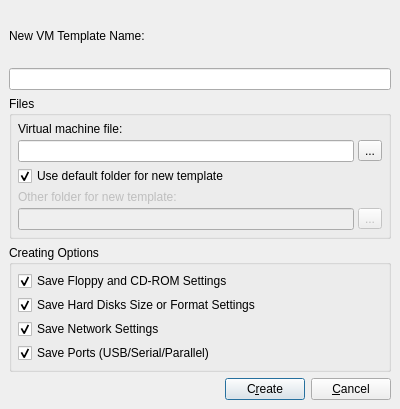
<ui version="4.0" >
 <author>Andrey Rijov</author>
 <class>Create_Template_Window</class>
 <widget class="QDialog" name="Create_Template_Window" >
  <property name="geometry" >
   <rect>
    <x>0</x>
    <y>0</y>
    <width>400</width>
    <height>409</height>
   </rect>
  </property>
  <property name="windowTitle" >
   <string>Create Template</string>
  </property>
  <layout class="QGridLayout" >
   <property name="margin" >
    <number>9</number>
   </property>
   <property name="spacing" >
    <number>6</number>
   </property>
   <item row="3" column="0" >
    <widget class="QGroupBox" name="GB_Options" >
     <property name="title" >
      <string>Creating Options</string>
     </property>
     <layout class="QVBoxLayout" >
      <property name="margin" >
       <number>6</number>
      </property>
      <property name="spacing" >
       <number>4</number>
      </property>
      <item>
       <widget class="QCheckBox" name="CH_FDD_CD" >
        <property name="text" >
         <string>Save Floppy and CD-ROM Settings</string>
        </property>
        <property name="checked" >
         <bool>true</bool>
        </property>
       </widget>
      </item>
      <item>
       <widget class="QCheckBox" name="CH_HDD" >
        <property name="text" >
         <string>Save Hard Disks Size or Format Settings</string>
        </property>
        <property name="checked" >
         <bool>true</bool>
        </property>
       </widget>
      </item>
      <item>
       <widget class="QCheckBox" name="CH_Network" >
        <property name="text" >
         <string>Save Network Settings</string>
        </property>
        <property name="checked" >
         <bool>true</bool>
        </property>
       </widget>
      </item>
      <item>
       <widget class="QCheckBox" name="CH_Ports" >
        <property name="text" >
         <string>Save Ports (USB/Serial/Parallel)</string>
        </property>
        <property name="checked" >
         <bool>true</bool>
        </property>
       </widget>
      </item>
     </layout>
    </widget>
   </item>
   <item row="2" column="0" >
    <widget class="QGroupBox" name="GB_Files" >
     <property name="title" >
      <string>Files</string>
     </property>
     <layout class="QGridLayout" >
      <property name="margin" >
       <number>6</number>
      </property>
      <property name="spacing" >
       <number>4</number>
      </property>
      <item row="2" column="0" >
       <widget class="QCheckBox" name="CH_Use_Default_Folder" >
        <property name="text" >
         <string>Use default folder for new template</string>
        </property>
        <property name="checked" >
         <bool>true</bool>
        </property>
       </widget>
      </item>
      <item row="3" column="0" >
       <widget class="QLabel" name="Label_Template_Folder" >
        <property name="enabled" >
         <bool>false</bool>
        </property>
        <property name="text" >
         <string>Other folder for new template:</string>
        </property>
       </widget>
      </item>
      <item row="4" column="1" >
       <widget class="QToolButton" name="TB_Template_Folder_Browse" >
        <property name="enabled" >
         <bool>false</bool>
        </property>
        <property name="text" >
         <string>...</string>
        </property>
       </widget>
      </item>
      <item row="4" column="0" >
       <widget class="QLineEdit" name="Edit_Template_Folder" >
        <property name="enabled" >
         <bool>false</bool>
        </property>
       </widget>
      </item>
      <item row="0" column="0" >
       <widget class="QLabel" name="Label_VM_File" >
        <property name="text" >
         <string>Virtual machine file:</string>
        </property>
       </widget>
      </item>
      <item row="1" column="0" >
       <widget class="QLineEdit" name="Edit_VM_File" />
      </item>
      <item row="1" column="1" >
       <widget class="QToolButton" name="TB_VM_File_Browse" >
        <property name="text" >
         <string>...</string>
        </property>
       </widget>
      </item>
     </layout>
    </widget>
   </item>
   <item row="0" column="0" >
    <widget class="QLabel" name="Label_Template_Name" >
     <property name="text" >
      <string>New VM Template Name:</string>
     </property>
    </widget>
   </item>
   <item row="1" column="0" >
    <widget class="QLineEdit" name="Edit_Template_Name" />
   </item>
   <item row="4" column="0" >
    <layout class="QHBoxLayout" >
     <property name="margin" >
      <number>0</number>
     </property>
     <property name="spacing" >
      <number>6</number>
     </property>
     <item>
      <spacer>
       <property name="orientation" >
        <enum>Qt::Horizontal</enum>
       </property>
       <property name="sizeHint" >
        <size>
         <width>291</width>
         <height>20</height>
        </size>
       </property>
      </spacer>
     </item>
     <item>
      <widget class="QPushButton" name="Button_Create" >
       <property name="text" >
        <string>C&amp;reate</string>
       </property>
      </widget>
     </item>
     <item>
      <widget class="QPushButton" name="Button_Cancel" >
       <property name="text" >
        <string>&amp;Cancel</string>
       </property>
      </widget>
     </item>
    </layout>
   </item>
  </layout>
 </widget>
 <tabstops>
  <tabstop>Edit_Template_Name</tabstop>
  <tabstop>Edit_VM_File</tabstop>
  <tabstop>TB_VM_File_Browse</tabstop>
  <tabstop>CH_Use_Default_Folder</tabstop>
  <tabstop>Edit_Template_Folder</tabstop>
  <tabstop>TB_Template_Folder_Browse</tabstop>
  <tabstop>CH_FDD_CD</tabstop>
  <tabstop>CH_HDD</tabstop>
  <tabstop>CH_Network</tabstop>
  <tabstop>CH_Ports</tabstop>
  <tabstop>Button_Create</tabstop>
  <tabstop>Button_Cancel</tabstop>
 </tabstops>
 <resources/>
 <connections>
  <connection>
   <sender>Button_Cancel</sender>
   <signal>clicked()</signal>
   <receiver>Create_Template_Window</receiver>
   <slot>reject()</slot>
   <hints>
    <hint type="sourcelabel" >
     <x>353</x>
     <y>349</y>
    </hint>
    <hint type="destinationlabel" >
     <x>207</x>
     <y>357</y>
    </hint>
   </hints>
  </connection>
  <connection>
   <sender>CH_Use_Default_Folder</sender>
   <signal>toggled(bool)</signal>
   <receiver>Label_Template_Folder</receiver>
   <slot>setDisabled(bool)</slot>
   <hints>
    <hint type="sourcelabel" >
     <x>182</x>
     <y>168</y>
    </hint>
    <hint type="destinationlabel" >
     <x>182</x>
     <y>193</y>
    </hint>
   </hints>
  </connection>
  <connection>
   <sender>CH_Use_Default_Folder</sender>
   <signal>toggled(bool)</signal>
   <receiver>Edit_Template_Folder</receiver>
   <slot>setDisabled(bool)</slot>
   <hints>
    <hint type="sourcelabel" >
     <x>182</x>
     <y>168</y>
    </hint>
    <hint type="destinationlabel" >
     <x>182</x>
     <y>220</y>
    </hint>
   </hints>
  </connection>
  <connection>
   <sender>CH_Use_Default_Folder</sender>
   <signal>toggled(bool)</signal>
   <receiver>TB_Template_Folder_Browse</receiver>
   <slot>setDisabled(bool)</slot>
   <hints>
    <hint type="sourcelabel" >
     <x>182</x>
     <y>168</y>
    </hint>
    <hint type="destinationlabel" >
     <x>367</x>
     <y>220</y>
    </hint>
   </hints>
  </connection>
 </connections>
</ui>
